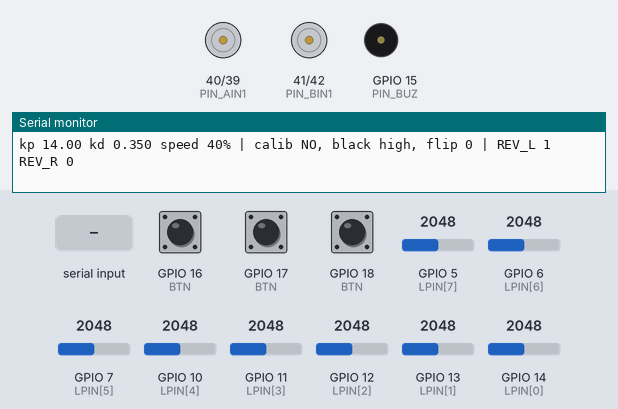
Simulated run of this sketch. Board: ESP32. Parts: motor-driver pin pairs drawn as motors (green arrow = first pin HIGH = forward, orange = second pin HIGH = backward, longer = more drive, scaled by the enable pin), buzzer (waves = sounding, pin HIGH), the last lines printed to the serial monitor. Inputs (shaded band) come from the test bench; at power-on: GPIO 17 (BTN) HIGH, GPIO 16 (BTN) HIGH, GPIO 18 (BTN) HIGH, GPIO 5 (LPIN[7]) = 2048, GPIO 6 (LPIN[6]) = 2048, GPIO 7 (LPIN[5]) = 2048, GPIO 10 (LPIN[4]) = 2048, GPIO 11 (LPIN[3]) = 2048, GPIO 12 (LPIN[2]) = 2048, GPIO 13 (LPIN[1]) = 2048, GPIO 14 (LPIN[0]) = 2048 (analog values on the 0–4095 scale). EEPROM starts erased.

Above: at 2.2 s.
2.3 s: GPIO 17 (BTN) pulled LOW for 0.15 s
At 4.2 s:
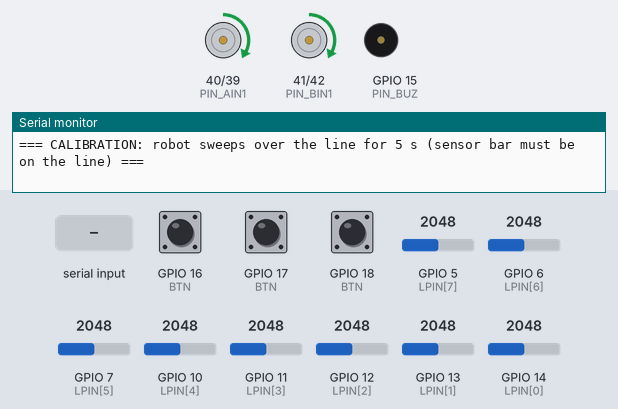
7.8 s: GPIO 16 (BTN) pulled LOW for 0.15 s
At 9.0 s:
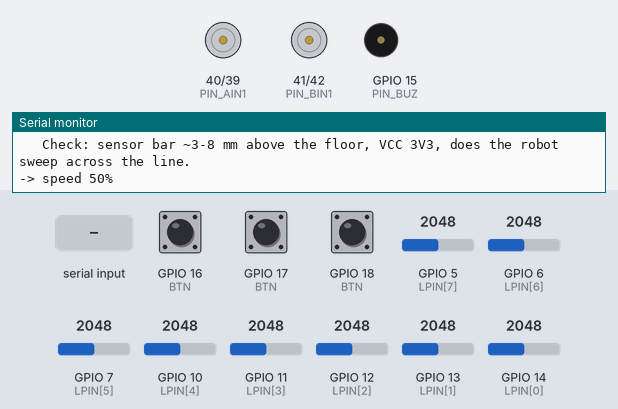
9.4 s: GPIO 18 (BTN) pulled LOW for 0.15 s
At 9.8 s:
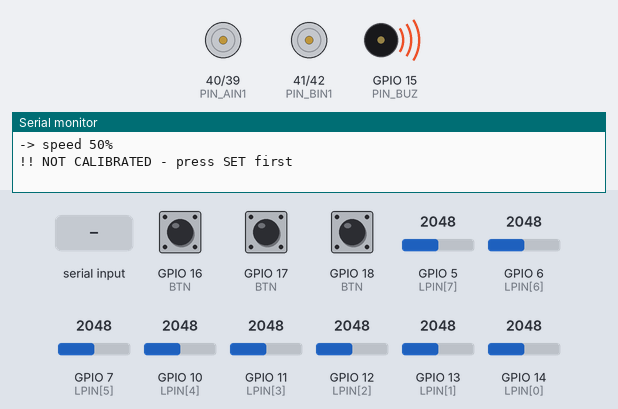
12.5 s: "cal\n" received over Serial
At 14.9 s:
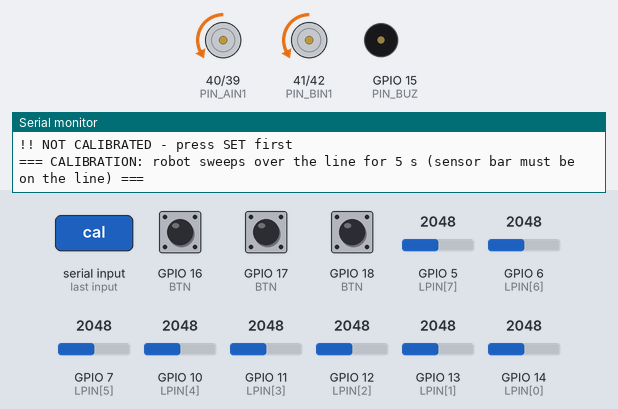
Timing chart, 0 to 18.0 s (numbered marks = the images above; inputs shaded):
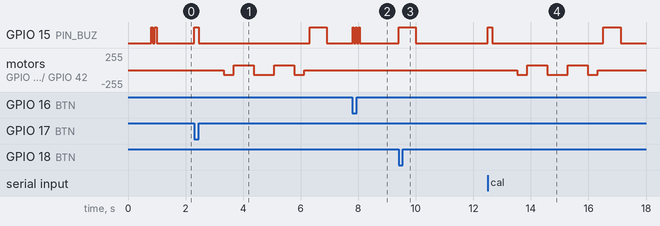

Measured:
- after the input at 2.3 s, GPIO 15 (PIN_BUZ): LOW → HIGH at once, → LOW 0.15 s later, → HIGH 3.9 s later, → LOW 0.60 s later; motor on GPIO 40 (PIN_AIN1) / GPIO 39 (PIN_AIN2): stopped → backward 71/255 after 1.0 s, → forward 71/255 0.35 s later, → backward 71/255 0.70 s later, → forward 71/255 0.70 s later, … (6 changes in this stretch)
- after the input at 7.8 s, GPIO 15 (PIN_BUZ): alternates HIGH for 0.04 s and LOW for 0.07 s, 6 changes in all, then stays LOW, starting at once
- after the input at 9.4 s, GPIO 15 (PIN_BUZ): LOW → HIGH at once, → LOW 0.60 s later
- after the input at 12.5 s, GPIO 15 (PIN_BUZ): LOW → HIGH at once, → LOW 0.15 s later, → HIGH 3.9 s later, → LOW 0.60 s later; motor on GPIO 40 (PIN_AIN1) / GPIO 39 (PIN_AIN2): stopped → backward 71/255 after 1.0 s, → forward 71/255 0.35 s later, → backward 71/255 0.70 s later, → forward 71/255 0.70 s later, … (6 changes in this stretch)

The sketch:

Robot_LineFollow_v5.ino
```cpp
/*
  ROBOT - LINE FOLLOW (NEW pin map v5 on the perfboard)                 v1.0
  ---------------------------------------------------------------------------
  PINS:
    TB6612 : PWMA 38, AIN2 39, AIN1 40 -> LEFT motor | BIN1 41, BIN2 42, PWMB 2 -> RIGHT motor
             STBY bridged to VCC (3V3). PWMA/PWMB have 10k to GND.
    QTR-8RA: D1..D8 -> GPIO 14, 13, 12, 11, 10, 7, 6, 5  (D1 = LEFTMOST channel)
             VCC -> 3V3 rail (NOT 5V) | GND -> G | LEDON left open
    Buttons: START 18 = run | SET 17 = calibrate | MODE 16 = change speed
    Buzzer : 15   (encoders 21/47, 48/1 not needed for this test)

  USAGE:
    1. CALIBRATION (required the first time, saved to flash - kept after power-off):
       Place the robot so the line sensor bar is ON THE LINE, press SET.
       The robot sweeps left-right over the line ~5 s. 2 beeps = pass, 1 long beep = fail (do it again).
    2. Put the robot on the line, press START -> the robot runs 1 s later. Press any button = STOP.
    3. MODE = change speed 30/40/50/60/70/80 %. Start at 30-40 %, raise only after tuning.

  SERIAL 115200 (Newline):
    kp 14 | kd 0.35 | sp 40 | cal | go | raw (view 8 channels) | flip (reverse channel order) | info
    -> every command that changes a value is SAVED AUTOMATICALLY.

  PD TUNING (do it at low speed first):
    Robot keeps wobbling         -> lower kp or raise kd
    Robot slides out on bends   -> raise kp, or lower the speed
    Robot jerks, vibrates        -> lower kd
*/
#include <Arduino.h>
#include <Preferences.h>

// ================= EDIT HERE =================
bool REV_L = true;    // LEFT motor reversed (confirmed in the straight-drive test)
bool REV_R = false;
const uint32_t DASH_MS = 350;    // max line loss in a dashed segment (driving straight)
const uint32_t SEARCH_MS = 1500; // max line search turn before stopping
const float SEARCH_PCT = 35;     // line search turn speed
// ===============================================

#define PIN_PWMA 38
#define PIN_AIN2 39
#define PIN_AIN1 40
#define PIN_BIN1 41
#define PIN_BIN2 42
#define PIN_PWMB 2
#define BTN_START 18
#define BTN_SET 17
#define BTN_MODE 16
#define PIN_BUZ 15
const uint8_t LPIN[8] = {14, 13, 12, 11, 10, 7, 6, 5};

const int PWM_FREQ = 20000, PWM_BITS = 10, PWM_MAX = 1023;
#if defined(ESP_ARDUINO_VERSION_MAJOR) && ESP_ARDUINO_VERSION_MAJOR >= 3
  #define PWM_ATTACH(pin, ch) ledcAttach(pin, PWM_FREQ, PWM_BITS)
  #define PWM_OUT(pin, ch, d) ledcWrite(pin, d)
#else
  #define PWM_ATTACH(pin, ch) do { ledcSetup(ch, PWM_FREQ, PWM_BITS); ledcAttachPin(pin, ch); } while (0)
  #define PWM_OUT(pin, ch, d) ledcWrite(ch, d)
#endif

// ---------- parameters stored in NVS ----------
struct Cfg {
  uint32_t magic;
  uint16_t lmin[8], lmax[8];
  uint8_t blackHigh, calOk, flip;
  float kp, kd; int base;
};
const uint32_t MAGIC = 0xD011E501;
Cfg cfg;
Preferences prefs;
void cfgDefault() {
  cfg = Cfg(); cfg.magic = MAGIC;
  for (int i = 0; i < 8; i++) { cfg.lmin[i] = 0; cfg.lmax[i] = 4095; }
  cfg.blackHigh = 1; cfg.calOk = 0; cfg.flip = 0; cfg.kp = 14; cfg.kd = 0.35f; cfg.base = 40;
}
void cfgLoad() { prefs.begin("doline", false); Cfg t; if (prefs.getBytes("c", &t, sizeof(t)) == sizeof(t) && t.magic == MAGIC) cfg = t; else cfgDefault(); }
void cfgSave() { prefs.putBytes("c", &cfg, sizeof(cfg)); }

// ---------- motor ----------
void motorOne(int side, float pct) {   // pct > 0 = robot forward, -100..100
  uint8_t pwm = side ? PIN_PWMB : PIN_PWMA, in1 = side ? PIN_BIN1 : PIN_AIN1, in2 = side ? PIN_BIN2 : PIN_AIN2;
  if (side ? REV_R : REV_L) pct = -pct;
  pct = constrain(pct, -100.0f, 100.0f);
  digitalWrite(in1, pct > 0); digitalWrite(in2, pct < 0);
  PWM_OUT(pwm, side, (int)(fabsf(pct) * PWM_MAX / 100.0f));
}
void drive(float l, float r) { motorOne(0, l); motorOne(1, r); }
void coast() { drive(0, 0); }
void brake() {
  digitalWrite(PIN_AIN1, HIGH); digitalWrite(PIN_AIN2, HIGH); PWM_OUT(PIN_PWMA, 0, PWM_MAX);
  digitalWrite(PIN_BIN1, HIGH); digitalWrite(PIN_BIN2, HIGH); PWM_OUT(PIN_PWMB, 1, PWM_MAX);
}

// ---------- buzzer + buttons ----------
void beep(int n, int on = 70) { for (int i = 0; i < n; i++) { digitalWrite(PIN_BUZ, HIGH); delay(on); digitalWrite(PIN_BUZ, LOW); delay(70); } }
const uint8_t BTN[3] = {BTN_START, BTN_SET, BTN_MODE};
bool bDown[3] = {false, false, false}; uint32_t bT[3] = {0, 0, 0};
int pressed() {
  for (int i = 0; i < 3; i++) {
    bool raw = digitalRead(BTN[i]) == LOW;
    if (raw != bDown[i] && millis() - bT[i] > 30) { bDown[i] = raw; bT[i] = millis(); if (raw) return i; }
  }
  return -1;
}

// ---------- line sensor ----------
uint16_t raw[8]; float val[8]; int nBlack = 0; float pos = 0; bool seen = false;
void readLine() {
  float sw = 0, s = 0; nBlack = 0;
  for (int i = 0; i < 8; i++) {
    raw[i] = analogRead(LPIN[cfg.flip ? 7 - i : i]);
    float span = max(1, (int)cfg.lmax[i] - (int)cfg.lmin[i]);
    float v = constrain(((int)raw[i] - (int)cfg.lmin[i]) / span, 0.0f, 1.0f);
    if (!cfg.blackHigh) v = 1 - v;   // v: 0 = white, 1 = black
    val[i] = v;
    if (v > 0.5f) nBlack++;
    if (v > 0.2f) { sw += v; s += v * (i - 3.5f); }
  }
  seen = sw > 0.4f;
  if (seen) pos = s / sw;   // -3.5 (line on the left) .. +3.5 (line on the right)
}

// ---------- calibration ----------
void calibrate() {
  Serial.println("\n=== CALIBRATION: robot sweeps over the line for 5 s (sensor bar must be on the line) ===");
  beep(1, 150); delay(800);
  uint16_t mn[8], mx[8]; double sum[8] = {0}; uint32_t n = 0;
  for (int i = 0; i < 8; i++) { mn[i] = 4095; mx[i] = 0; }
  // turn: left 0.35 s - right 0.7 s - left 0.7 s - right 0.7 s - left 0.35 s (ends near the start)
  const float seq[5][2] = {{-1, 350}, {1, 700}, {-1, 700}, {1, 700}, {-1, 350}};
  for (auto &st : seq) {
    uint32_t t0 = millis();
    while (millis() - t0 < (uint32_t)st[1]) {
      drive(-st[0] * 28, st[0] * 28);   // st = -1: turn left
      for (int i = 0; i < 8; i++) { uint16_t r = analogRead(LPIN[cfg.flip ? 7 - i : i]); mn[i] = min(mn[i], r); mx[i] = max(mx[i], r); sum[i] += r; }
      n++; delay(2);
    }
  }
  brake(); delay(150); coast();
  int good = 0, highVotes = 0;
  for (int i = 0; i < 8; i++) {
    float mean = sum[i] / max<uint32_t>(n, 1);
    if (mx[i] - mn[i] > 300) good++;
    if (mean < (mn[i] + mx[i]) / 2.0f) highVotes++;   // most of the time on the white floor -> white low -> black high
    cfg.lmin[i] = mn[i]; cfg.lmax[i] = mx[i];
    Serial.printf("  D%d: min %4u  max %4u  diff %4u %s\n", i + 1, mn[i], mx[i], mx[i] - mn[i], mx[i] - mn[i] > 300 ? "" : "<-- WEAK");
  }
  cfg.blackHigh = highVotes >= 4;
  cfg.calOk = good >= 7;
  Serial.printf("=> %d/8 channels good, black = %s value -> %s\n", good, cfg.blackHigh ? "HIGH" : "LOW", cfg.calOk ? "PASS, saved" : "FAIL");
  if (!cfg.calOk) Serial.println("   Check: sensor bar ~3-8 mm above the floor, VCC 3V3, does the robot sweep across the line.");
  cfgSave();
  if (cfg.calOk) beep(2); else beep(1, 600);
}

// ---------- line following ----------
void runLine() {
  if (!cfg.calOk) { Serial.println("!! NOT CALIBRATED - press SET first"); beep(1, 600); return; }
  Serial.printf("\n=== LINE FOLLOW  speed %d%%  kp %.1f  kd %.2f ===\n", cfg.base, cfg.kp, cfg.kd);
  beep(1, 120); delay(1000);
  uint32_t t0 = millis(), tLost = 0, tFin = 0, tP = 0, tPrev = micros();
  float lastErr = 0, lastPos = 0, maxErr = 0; uint32_t loops = 0;
  const char* why = "STOP BUTTON";
  while (true) {
    if (pressed() >= 0) break;
    readLine(); loops++;
    uint32_t now = micros(); float dt = max(1e-4f, (now - tPrev) * 1e-6f); tPrev = now;
    // FINISH: wide black box (>= 7 black channels) continuously for 120 ms
    if (nBlack >= 7 && millis() - t0 > 800) { if (!tFin) tFin = millis(); if (millis() - tFin > 120) { why = "TO FINISH"; break; } }
    else tFin = 0;
    if (seen) {
      tLost = 0;
      float e = pos, d = (e - lastErr) / dt; lastErr = e; lastPos = e;
      maxErr = max(maxErr, fabsf(e));
      float u = cfg.kp * e + cfg.kd * d;
      float base = cfg.base * (1.0f - 0.45f * min(1.0f, fabsf(e) / 3.0f));   // slow down on large error (entering a bend)
      drive(base + u, base - u);    // line on the right -> left wheel faster -> turn right
    } else {
      if (!tLost) tLost = millis();
      uint32_t el = millis() - tLost;
      if (fabsf(lastPos) < 2.0f && el < DASH_MS) drive(cfg.base * 0.7f, cfg.base * 0.7f);   // dashed segment: drive straight
      else if (el < SEARCH_MS) { float s = lastPos > 0 ? 1 : -1; drive(s * SEARCH_PCT, -s * SEARCH_PCT); }   // turn toward the side the line was just lost
      else { why = "LINE LOST"; break; }
    }
    if (millis() - tP >= 100) {
      tP = millis();
      Serial.printf("pos %+5.2f black %d %s\n", pos, nBlack, seen ? "" : "(line lost)");
    }
  }
  brake(); delay(200); coast();
  float t = (millis() - t0) / 1000.0f;
  Serial.printf("=== STOP: %s | %.1f s | max error %.2f | %lu loops/s ===\n", why, t, maxErr, (unsigned long)(loops / max(0.1f, t)));
  beep(strcmp(why, "TO FINISH") == 0 ? 3 : 1, strcmp(why, "TO FINISH") == 0 ? 70 : 400);
}

// ---------- serial ----------
const int SPEEDS[] = {30, 40, 50, 60, 70, 80};
void info() {
  Serial.printf("kp %.2f kd %.3f speed %d%% | calib %s, black %s, flip %d | REV_L %d REV_R %d\n",
    cfg.kp, cfg.kd, cfg.base, cfg.calOk ? "OK" : "NO", cfg.blackHigh ? "high" : "low", cfg.flip, REV_L, REV_R);
}
void handleSerial() {
  if (!Serial.available()) return;
  String s = Serial.readStringUntil('\n'); s.trim();
  char c[8] = {0}; float v = 0; int n = sscanf(s.c_str(), "%7s %f", c, &v);
  if (n < 1) return;
  String k(c);
  if (k == "kp" && n == 2) { cfg.kp = v; cfgSave(); info(); }
  else if (k == "kd" && n == 2) { cfg.kd = v; cfgSave(); info(); }
  else if (k == "sp" && n == 2) { cfg.base = constrain((int)v, 10, 100); cfgSave(); info(); }
  else if (k == "cal") calibrate();
  else if (k == "go") runLine();
  else if (k == "flip") { cfg.flip ^= 1; cfg.calOk = 0; cfgSave(); Serial.println("Channel order reversed -> RECALIBRATE"); }
  else if (k == "info") info();
  else if (k == "raw") {
    Serial.println("View 8 channels for 5 s (move the line back and forth under the sensor):");
    uint32_t t0 = millis();
    while (millis() - t0 < 5000) { readLine();
      for (int i = 0; i < 8; i++) Serial.printf("%4u ", raw[i]);
      Serial.printf("| pos %+5.2f black %d\n", pos, nBlack); delay(150); }
  }
  else Serial.println("Commands: kp | kd | sp | cal | go | raw | flip | info");
}

void setup() {
  Serial.begin(115200);
  pinMode(PIN_BUZ, OUTPUT); digitalWrite(PIN_BUZ, LOW);
  pinMode(PIN_AIN1, OUTPUT); pinMode(PIN_AIN2, OUTPUT); pinMode(PIN_BIN1, OUTPUT); pinMode(PIN_BIN2, OUTPUT);
  PWM_ATTACH(PIN_PWMA, 0); PWM_ATTACH(PIN_PWMB, 1);
  coast();
  for (int i = 0; i < 3; i++) pinMode(BTN[i], INPUT_PULLUP);
  analogReadResolution(12);
  delay(800);
  cfgLoad();
  Serial.println("\n=== ROBOT LINE FOLLOW v5 ===  SET = calibrate | START = run | MODE = speed");
  info();
  beep(cfg.calOk ? 1 : 2, 60);
}

void loop() {
  int b = pressed();
  if (b == 0) runLine();
  if (b == 1) calibrate();
  if (b == 2) {
    int i = 0; while (i < 6 && SPEEDS[i] != cfg.base) i++;
    cfg.base = SPEEDS[(i + 1) % 6]; cfgSave();
    Serial.printf("-> speed %d%%\n", cfg.base);
    beep(cfg.base / 10 - 2, 40);   // 30% = 1 beep, 40% = 2 beeps ...
  }
  handleSerial();
}
```
